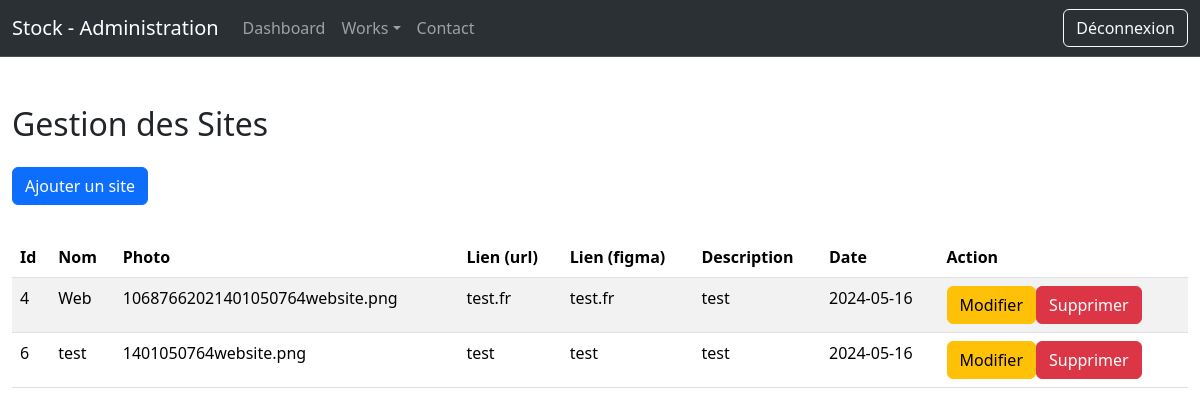
/admin/web.php (signed in), run on the app's committed database.
### tables this page shows
CREATE TABLE IF NOT EXISTS `web` (
  `id` int NOT NULL AUTO_INCREMENT,
  `nom` varchar(255) NOT NULL,
  `photo` varchar(255) NOT NULL,
  `url` varchar(255) NOT NULL,
  `figma` varchar(255) NOT NULL,
  `description` text NOT NULL,
  `date` date NOT NULL,
  PRIMARY KEY (`id`)
);

### admin/web.php (the view, shortened to what this page needs)
<?php
    require "../connexion.php";
?>
<!DOCTYPE html>
<html lang="en">
<head>
    <link href="https://cdn.jsdelivr.net/npm/bootstrap@5.3.2/dist/css/bootstrap.min.css" rel="stylesheet">
</head>
<body>
    <?php
        include("partials/header.php");
    ?>
    <div class="container-fluid my-5">
     <h2>Gestion des Sites</h2>
     <a href="addWeb.php" class="btn btn-primary my-3">Ajouter un site</a>
     <table class="table table-striped my-3">
        <thead>
            <tr>
                <th>Id</th>
                <th>Nom</th>
                <th>Photo</th>
                <th>Lien (url)</th>
                <th>Lien (figma)</th>
                <th>Description</th>
                <th>Date</th>
                <th>Action</th>
            </tr>
        </thead>
        <tbody>
            <?php
                $req = $bdd->query("SELECT * FROM web");
                while($don = $req->fetch())
                {
                    echo "<tr>";
                        echo "<td>".$don['id']."</td>";
                        echo "<td>".$don['nom']."</td>";
                        echo "<td>".$don['photo']."</td>";
                        echo "<td>".$don['url']."</td>";
                        echo "<td>".$don['figma']."</td>";
                        echo "<td>".$don['description']."</td>";
                        echo "<td>".$don['date']."</td>";
                        echo "<td>";
                            echo "<a href='updateWeb.php?id=".$don['id']."' class='btn btn-warning'>Modifier</a>";
                            echo "<a href='web.php?delete=".$don['id']."' class='btn btn-danger'>Supprimer</a>";
                        echo "</td>";
                    echo "</tr>";
                }
            ?>
        </tbody>
     </table>
    </div>
</body>
</html>

### data on the page
web: id "4", nom "Web", photo "10687662021401050764website.png", url "test.fr", figma "test.fr", description "test", date "2024-05-16"
web: id "6", nom "test", photo "1401050764website.png", url "test", figma "test", description "test", date "2024-05-16"
